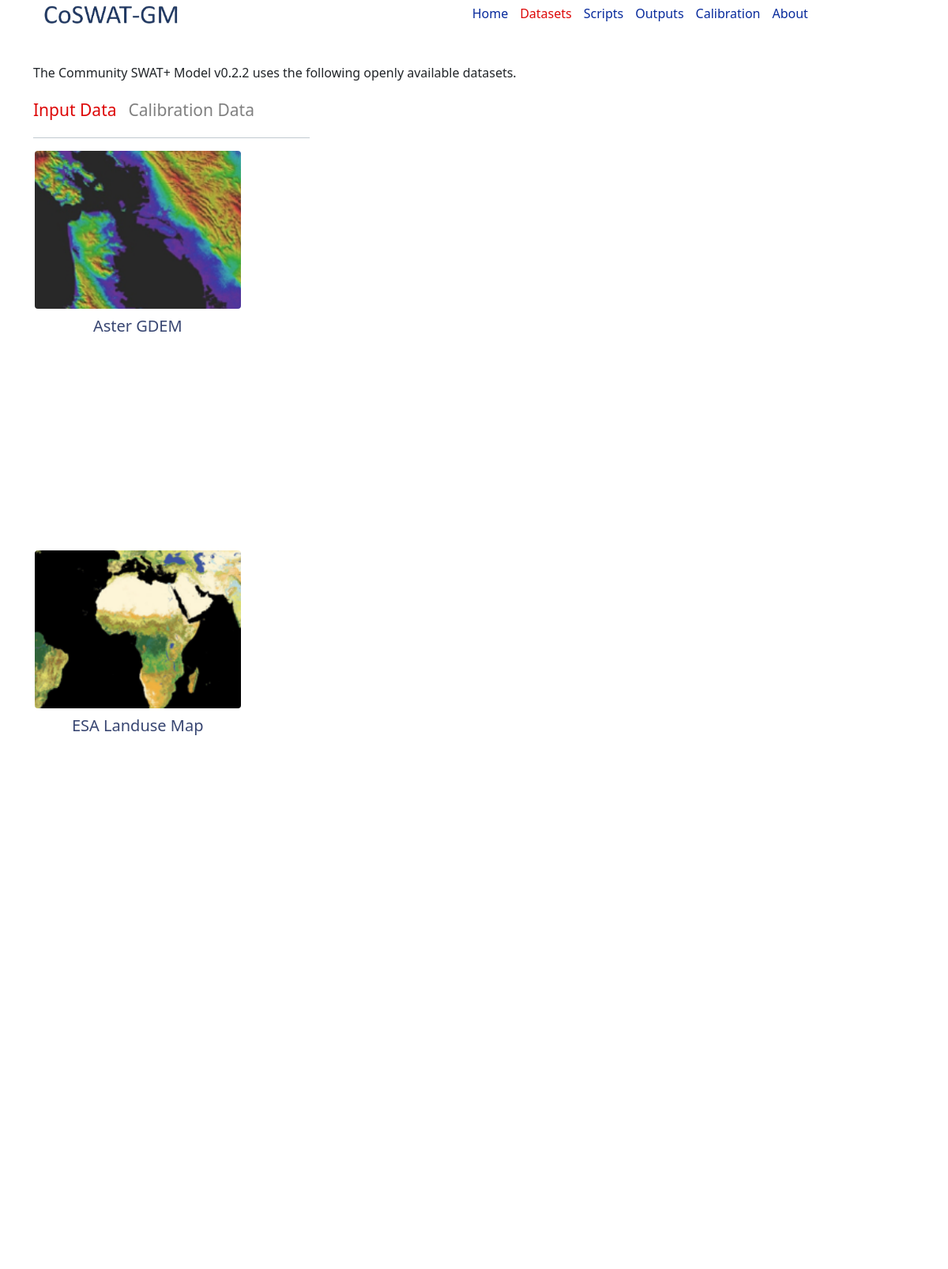
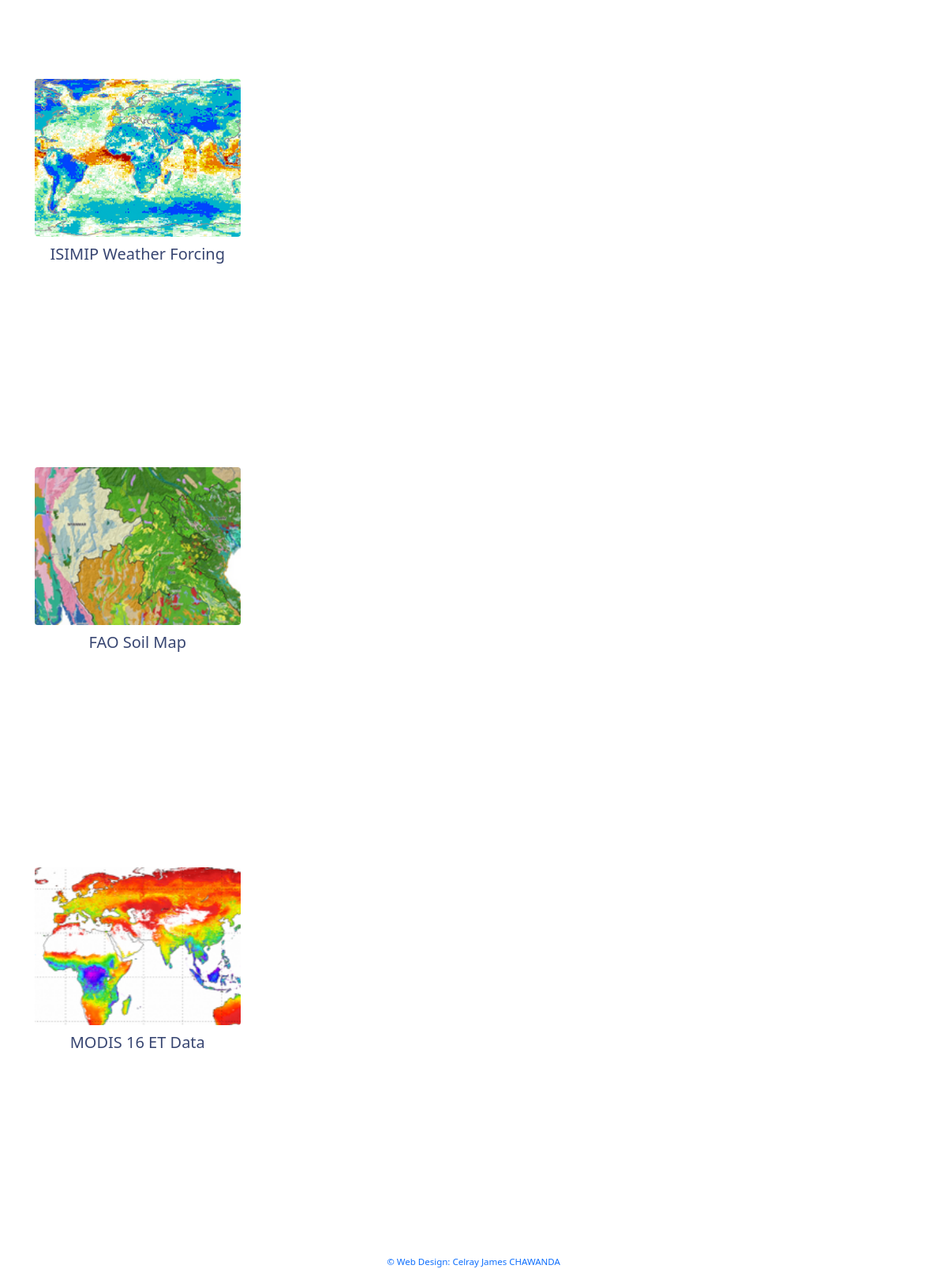
Page /datasets on the earlier database version (2 pictures, top to bottom).
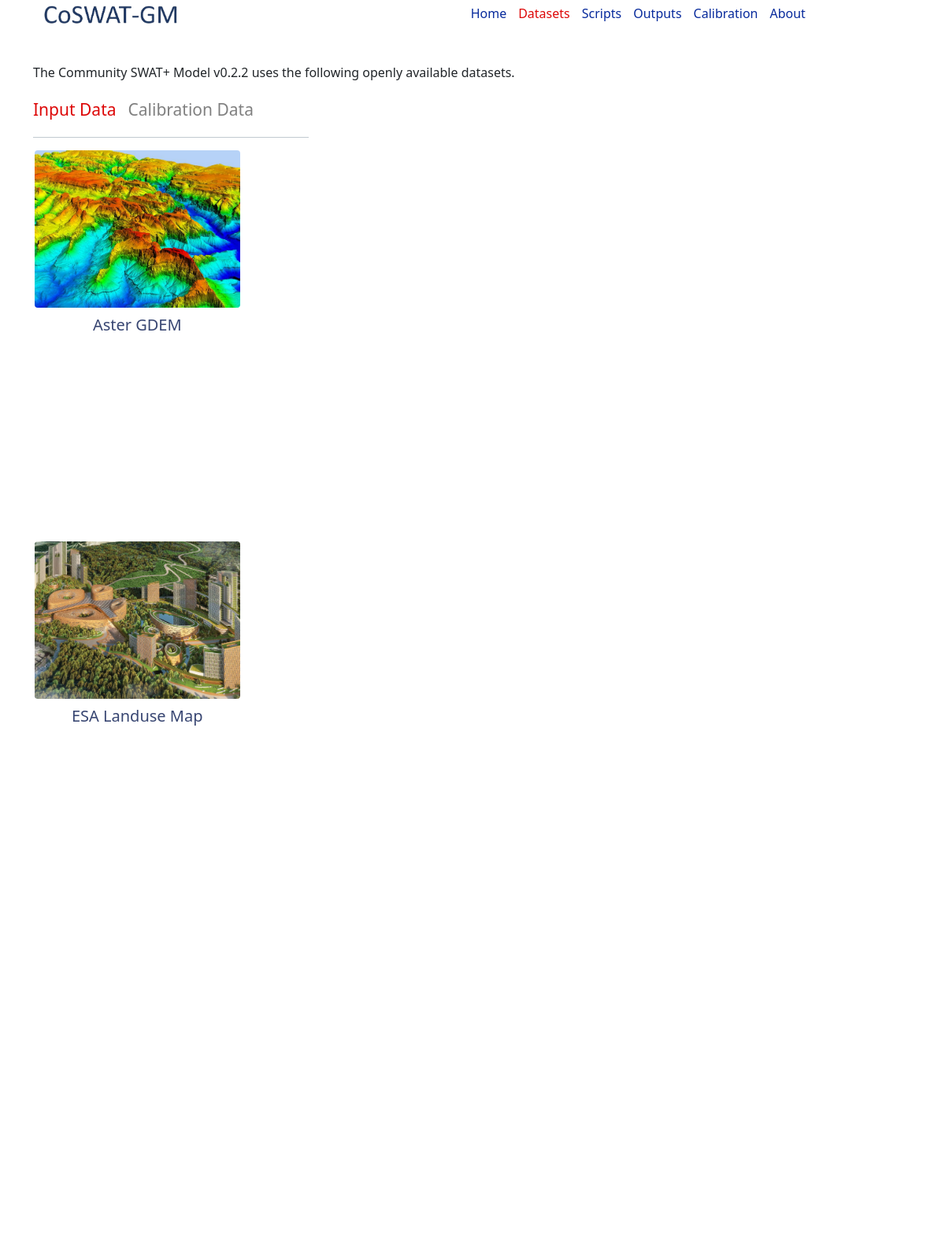
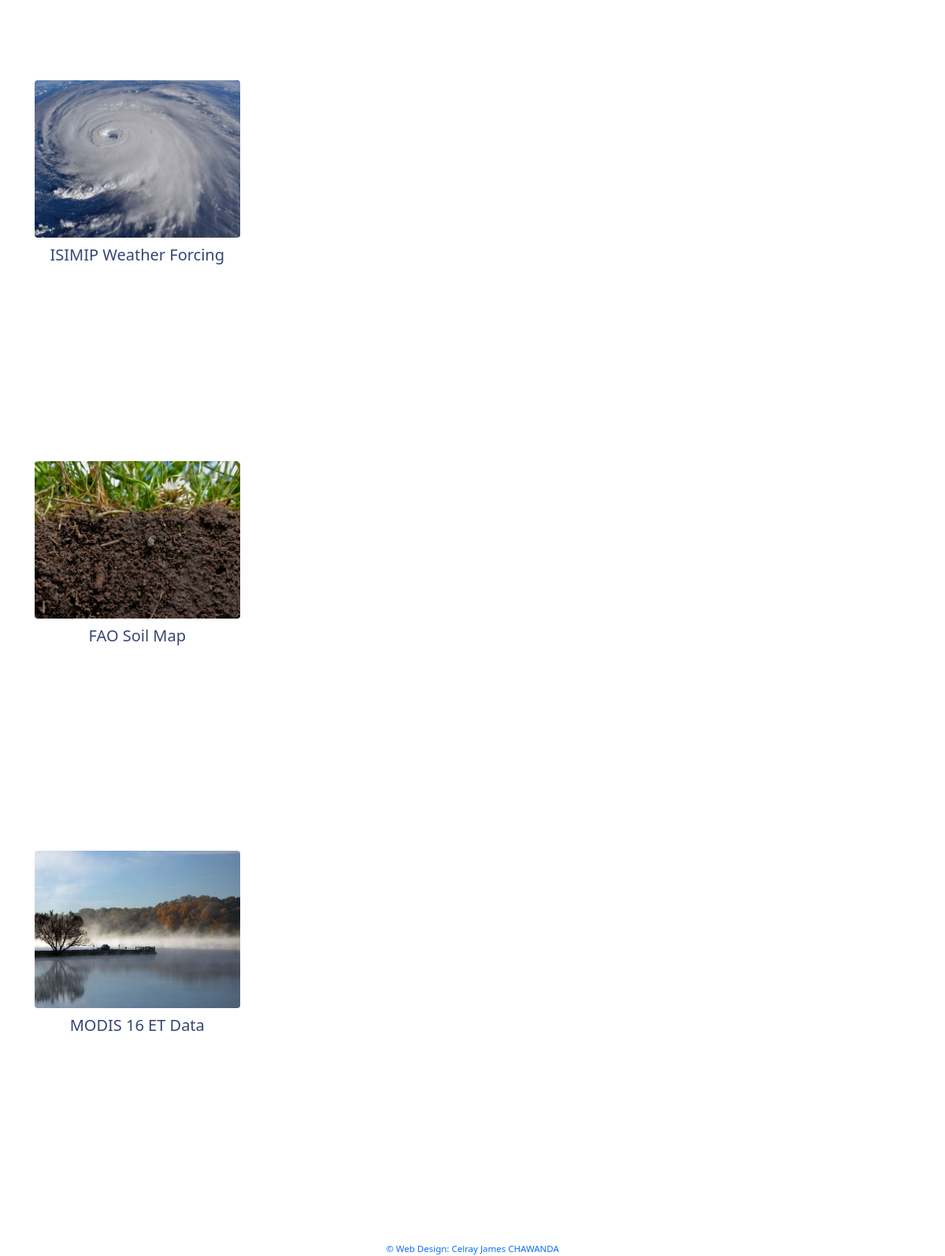
Same page on the later database version (2 pictures, top to bottom).
### home/models.py (models this page shows, shortened)
class model_data(models.Model):
    name            = models.CharField(max_length=100000, null=False, blank=False)
    type            = models.CharField(max_length=100000, choices = data_type, default='Setup Data', null=False, blank=False)
    image           = models.ImageField(default = None, blank=False, null=False, storage = picture_files_dir)
    description     = models.TextField(max_length=1000000, null=False, blank=False)
    version         = models.CharField(max_length=1000, null=True, blank=True,)
    class Meta:
        ordering        = ('id',)
        verbose_name    = "Model Data Source"

### home/views.py (the view)
# urls.py: path('datasets', views.datasets, name='datasets'),
def datasets(request):
    datasets_sources  = models.model_data.objects.all()
    args = {
        "page_title"            : f"Datasets - CoSWAT Plus",
        "index"                 : 2,
        "datasets_sources"      : datasets_sources,
        'csrf_token'    : get_token(request)
    }
    response = render(request=request, template_name='main-datasets.html', context=args)
    return response

### home/templates/main-datasets.html (shortened to what this page needs)
{% extends 'main-header.html' %}
{% block content %}
<div class="main-content-container container">
    <div class="content-leader">
        The Community SWAT+ Model v0.2.2 uses the following openly available datasets.
    </div>
    <div class="inner-nav flex-contents">
        <a href="#" class="inner-active-link">Input Data</a>
        <p href="#" class="inner-nav-link" style="color: gray;">Calibration Data</p>
    </div>
    <hr style="max-width: 350px; color: #0b2e46; margin-top: 2px;">
    <div class="row col-boxes">
        {% for dataset_source in datasets_sources %}
            <div class="col-12 col-sm-6 col-md-6 col-lg-4 col-xl-3" style="height: 260px;">
                <a style="text-decoration: none;cursor: pointer;" onclick="open_cj_modal('modal-{{forloop.counter}}')">
                    <div class="cover-image rounded"
                        style="background-image: url(/images/{{dataset_source.image}}); width: 100%; height: calc(100% - 60px); padding: 2px;">
                        <div class="col-title"> {{dataset_source.name}} </div>
                    </div>
                </a>
            </div>
        {% endfor %}
    </div>
</div>
{% endblock %}

Differences in the rows shown:
changed model_data "Aster GDEM": image: a different picture
changed model_data "ESA Landuse Map": image: a different picture
changed model_data "ISIMIP Weather Forcing": image: a different picture
changed model_data "FAO Soil Map": image: a different picture
changed model_data "MODIS 16 ET Data": image: a different picture
